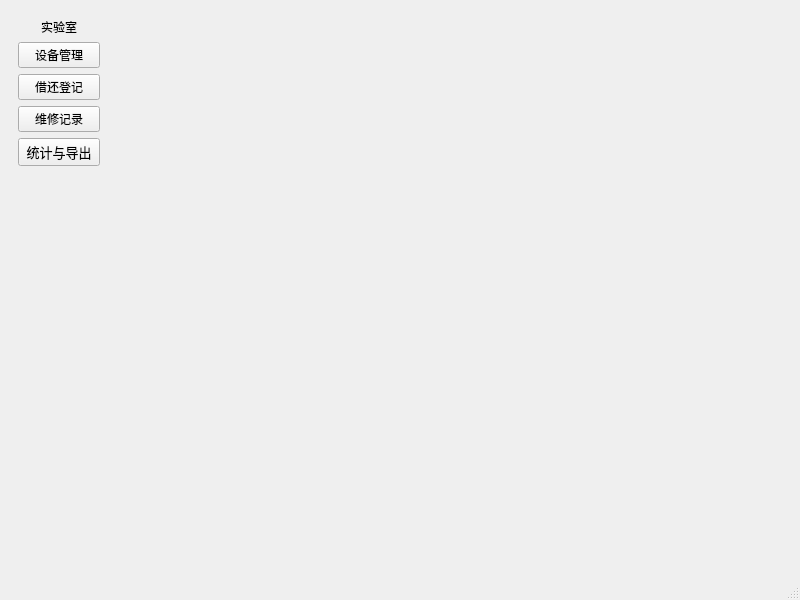
<?xml version="1.0" encoding="UTF-8"?>
<ui version="4.0">
 <class>MainWindow</class>
 <widget class="QMainWindow" name="MainWindow">
  <property name="geometry">
   <rect>
    <x>0</x>
    <y>0</y>
    <width>800</width>
    <height>600</height>
   </rect>
  </property>
  <property name="windowTitle">
   <string>MainWindow</string>
  </property>
  <widget class="QWidget" name="centralwidget">
   <layout class="QGridLayout" name="gridLayout">
    <item row="0" column="0">
     <layout class="QHBoxLayout" name="horizontalLayout">
      <item>
       <widget class="QWidget" name="widget_2" native="true">
        <property name="minimumSize">
         <size>
          <width>100</width>
          <height>0</height>
         </size>
        </property>
        <property name="maximumSize">
         <size>
          <width>100</width>
          <height>16777215</height>
         </size>
        </property>
        <layout class="QVBoxLayout" name="verticalLayout">
         <item alignment="Qt::AlignHCenter">
          <widget class="QLabel" name="label">
           <property name="text">
            <string>实验室</string>
           </property>
          </widget>
         </item>
         <item>
          <widget class="QPushButton" name="btnEquipment">
           <property name="text">
            <string>设备管理</string>
           </property>
          </widget>
         </item>
         <item>
          <widget class="QPushButton" name="btnBorrow">
           <property name="text">
            <string>借还登记</string>
           </property>
          </widget>
         </item>
         <item>
          <widget class="QPushButton" name="btnMaintenance">
           <property name="text">
            <string>维修记录</string>
           </property>
          </widget>
         </item>
         <item>
          <widget class="QPushButton" name="btnExport">
           <property name="font">
            <font>
             <family>微软雅黑</family>
             <pointsize>10</pointsize>
            </font>
           </property>
           <property name="text">
            <string>统计与导出</string>
           </property>
          </widget>
         </item>
         <item>
          <spacer name="verticalSpacer_2">
           <property name="orientation">
            <enum>Qt::Vertical</enum>
           </property>
           <property name="sizeHint" stdset="0">
            <size>
             <width>20</width>
             <height>368</height>
            </size>
           </property>
          </spacer>
         </item>
        </layout>
       </widget>
      </item>
      <item>
       <widget class="QWidget" name="widget" native="true">
        <layout class="QHBoxLayout" name="horizontalLayout_2">
         <item>
          <widget class="QStackedWidget" name="stackedWidget">
           <property name="currentIndex">
            <number>3</number>
           </property>
           <widget class="QWidget" name="pageEquipment"/>
           <widget class="QWidget" name="pageBorrow"/>
           <widget class="QWidget" name="pageMaintenance"/>
           <widget class="ExportPage" name="pageExport"/>
          </widget>
         </item>
        </layout>
       </widget>
      </item>
     </layout>
    </item>
   </layout>
  </widget>
  <widget class="QMenuBar" name="menubar">
   <property name="geometry">
    <rect>
     <x>0</x>
     <y>0</y>
     <width>800</width>
     <height>23</height>
    </rect>
   </property>
  </widget>
  <widget class="QStatusBar" name="statusbar"/>
 </widget>
 <customwidgets>
  <customwidget>
   <class>ExportPage</class>
   <extends>QWidget</extends>
   <header>exportpage.h</header>
   <container>1</container>
  </customwidget>
 </customwidgets>
 <resources/>
 <connections/>
</ui>
